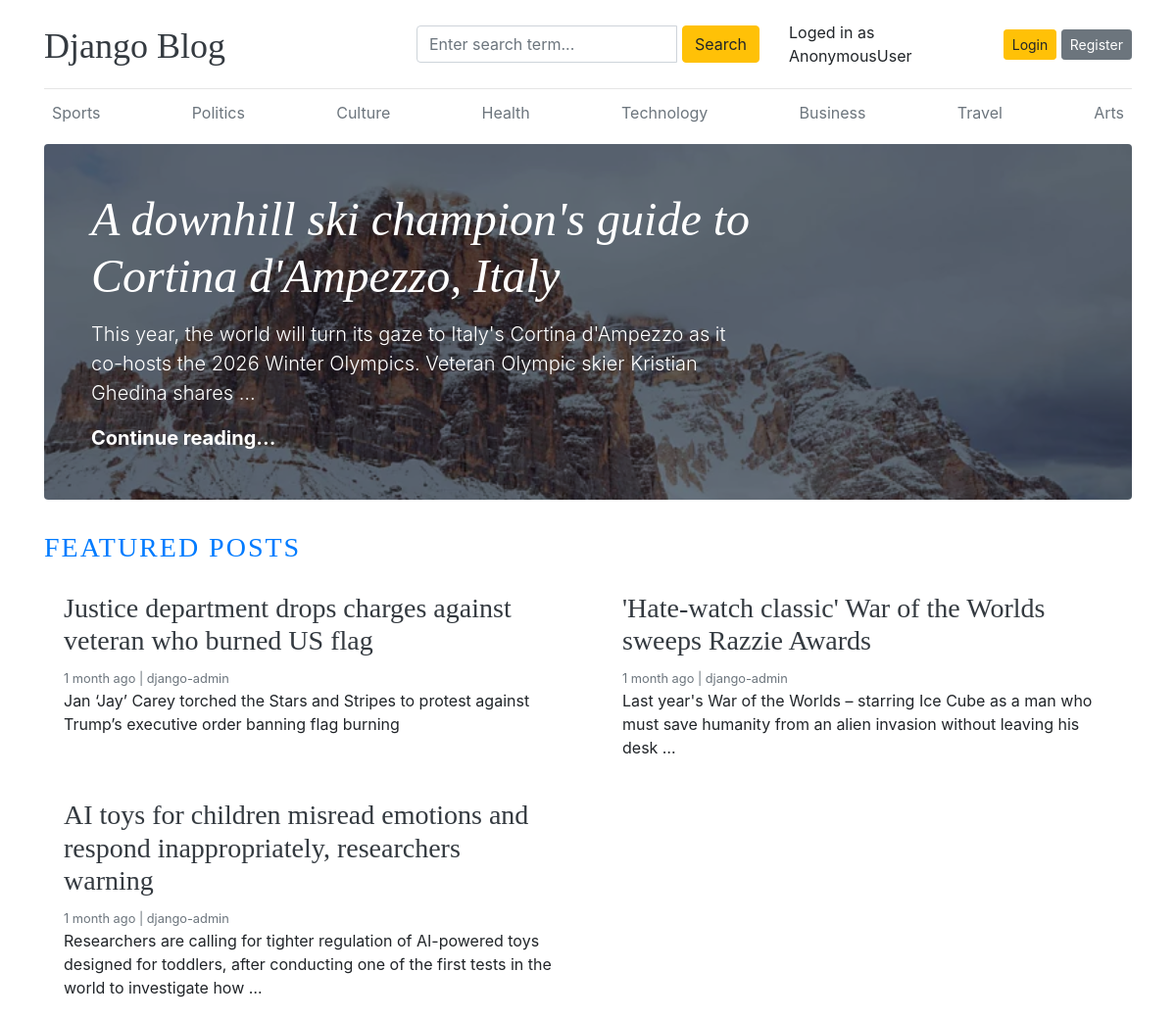
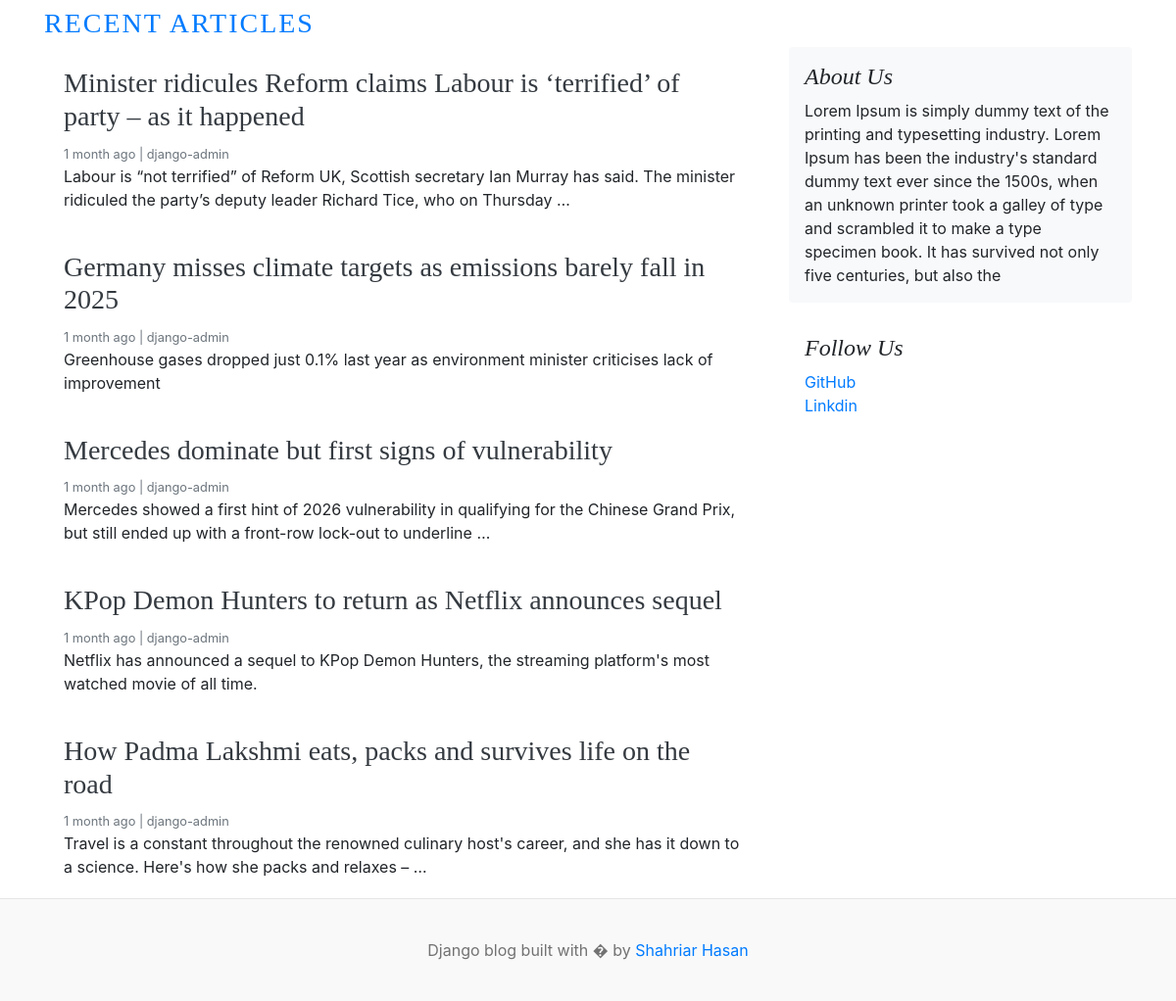
The page / on the database its author committed (2 pictures, top to bottom).
### blogs/models.py (models this page shows, shortened)
class Category(models.Model):
    category_name = models.CharField(max_length=50, unique=True)
    created_at = models.DateTimeField(auto_now_add=True)
    updated_at = models.DateTimeField(auto_now=True)
    class Meta:
        verbose_name_plural = "categories"

class Blog(models.Model):
    title = models.CharField(max_length=150)
    slug = models.SlugField(max_length=200, unique=True)
    category = models.ForeignKey(Category, on_delete=models.CASCADE)
    author = models.ForeignKey(User, on_delete=models.CASCADE)
    featured_image = models.ImageField(upload_to="upload/%Y/%m/%d")
    short_description = models.TextField(max_length=500)
    blog_body = models.TextField(max_length=3000)
    status = models.CharField(max_length=20, choices=STATUS_CHOICES, default="Draft")
    is_featured = models.BooleanField(default=False)
    created_at = models.DateTimeField(auto_now_add=True)
    updated_at = models.DateTimeField(auto_now=True)

### about_us/models.py (models this page shows, shortened)
class About(models.Model):
    about_heading = models.CharField(max_length=30)
    about_description = models.TextField(max_length=300)
    created_at = models.DateTimeField(auto_now_add=True)
    updated_at = models.DateField(auto_now=True)
    class Meta:
        verbose_name_plural = "About"

class SocialLink(models.Model):
    platform = models.CharField(max_length=30)
    link = models.URLField(max_length=200)
    created_at = models.DateTimeField(auto_now_add=True)
    updated_at = models.DateField(auto_now=True)

### blog_main/views.py (the view)
# urls.py: 2. Add a URL to urlpatterns:  path('', views.home, name='home')
def home(request):
    featured_posts = Blog.objects.filter(is_featured=True, status="Published").order_by(
        "updated_at"
    )
    posts = Blog.objects.filter(is_featured=False, status="Published")
    try:
        about = About.objects.get()
    except:
        about = None
    context = {"featured_posts": featured_posts, "posts": posts, "about": about}
    return render(request, "home.html", context)

### blogs/context_processors.py (called while the page is built)
def get_categories(request):
    categories = Category.objects.all()
    return {"categories": categories}

def get_social_links(request):
    social_links = SocialLink.objects.all()
    return dict(social_links=social_links)

### templates/home.html
{% extends 'base.html' %}
{% block content %}
  {% for post in featured_posts %}
    {% if forloop.first %}
    <div class="jumbotron p-3 p-md-5 text-white rounded bg-dark" style="background-image: url({{ post.featured_image.url }});background-blend-mode: overlay;background-size:cover;">
      <div class="col-md-8 px-0">
        <h1 class="display-4 font-italic">{{post.title}}</h1>
        <p class="lead my-3">{{post.short_description | truncatewords:25}}</p>
        <p class="lead mb-0"><a href="{% url 'blogs' post.slug %}" class="text-white font-weight-bold">Continue reading...</a></p>
      </div>
    </div>
    {% endif %}
  {% endfor %}
  <h3 class="text-uppercase text-primary" style="letter-spacing: 2px;">Featured Posts</h3>
  <div class="row mb-2">
    {% for post in featured_posts %}
      {% if not forloop.first %}
      <div class="col-md-6">
        <div class="card border-0" >
          <div class="card-body">
            <h3><a href="{% url 'blogs' post.slug %}" class="text-dark">{{post.title}}</a></h3>
            <small class="mb-1 text-muted">{{post.created_at | timesince}} ago | {{post.author}}</small>
            <p class="card-text">{{post.short_description | truncatewords:25}}</p>
          </div>
        </div>
      </div>
      {% endif %}
    {% endfor %}
  </div>
  <h3 class="text-uppercase text-primary" style="letter-spacing: 2px;">Recent Articles</h3>
  <main role="main" class="container p-0">
    <div class="row">
      <div class="col-md-8 blog-main">
        {% for post in posts %}
        <div class="card border-0" >
          <div class="card-body">
            <h3><a href="{% url 'blogs' post.slug %}" class="text-dark">{{post.title}}</a></h3>
            <small class="mb-1 text-muted">{{post.created_at | timesince}} ago | {{post.author}}</small>
            <p class="card-text">{{post.short_description | truncatewords:25}}</p>
          </div>
        </div>
        {%endfor%}
      </div>
      <aside class="col-md-4 blog-sidebar">
        <div class="p-3 mb-3 bg-light rounded">
          <h4 class="font-italic">{{about.about_heading}}</h4>
          <p class="mb-0">{{about.about_description}}</p>
        </div>
        {% if social_links %}
        <div class="p-3">
          <h4 class="font-italic">Follow Us</h4>
          <ol class="list-unstyled">
            {% for it in social_links %}
            <li><a href="{{it.link}}" target="_blank">{{it.platform}}</a></li>
            {% endfor %}
          </ol>
        </div>
        {% endif %}
      </aside>
    </div>
  </main>
{% endblock %}

### templates/base.html (shortened to what this page needs)
{% load static %}
<!DOCTYPE html>
<html lang="en">
<head>
    <link href="https://getbootstrap.com/docs/4.0/dist/css/bootstrap.min.css" rel="stylesheet">
    <link href="{% static 'css/blog.css' %}" rel="stylesheet">
    <link rel="stylesheet" href="https://cdnjs.cloudflare.com/ajax/libs/font-awesome/4.7.0/css/font-awesome.min.css">
  </head>
<body>
    <div class="container">
      <header class="blog-header py-3">
        <div class="row flex-nowrap justify-content-between align-items-center">
          <div class="col-4 pt-1">
            <a class="blog-header-logo text-dark" href="/">Django Blog</a>
          </div>
          <div class="col-4">
            <form action="{% url 'search' %}" method="GET">
              <div class="input-group">
                <input class="form-control" type="text" name="keyword" value="{{keyword}}" placeholder="Enter search term..." aria-label="Enter search term..." aria-describedby="button-search" />
                <button type="submit" class="btn btn-warning" id="button-search" type="button">Search</button>
              </div>
            </form>
          </div>
          <div class="col-4 d-flex justify-content-end align-items-center">
            <span>Loged in as {{user}}</span>&emsp;
            {% if not user.is_authenticated %}
            <a class="btn btn-sm btn-warning" href="{% url 'login' %}">Login</a> &nbsp;
            <a class="btn btn-sm btn-secondary" href="{% url 'register' %}">Register</a>
            {% else %}
            <span><a href="{% url 'dashboard' %}" >Dashboard</a></span>
             &emsp;
            <span><a href="{% url 'logout' %}">Logout</a></span>
            {% endif %}
          </div>
        </div>
      </header>
      <div class="nav-scroller py-1 mb-2">
        <nav class="nav d-flex justify-content-between">
          {% for category in categories%}
          <a class="p-2 text-muted" href="{% url 'posts_by_category' category.id %}">{{category.category_name}}</a>
          {% endfor %}
        </nav>
      </div>
{% block  content %}
{% endblock %}
    </div>
<footer class="blog-footer" >
  <p>Django blog built with � by <a href="#">Shahriar Hasan</a></p>
</footer>
</body>
</html>

### blog_main/static/css/blog.css (style rules this page uses)
.blog-header { border-bottom: 1px solid #e5e5e5; }
.blog-header-logo { font-family: "Playfair Display", Georgia, "Times New Roman", serif; font-size: 2.25rem; }
h1, h2, h3, h4, h5, h6 { font-family: "Playfair Display", Georgia, "Times New Roman", serif; }
.display-4 { font-size: 2.5rem; }
@media (min-width: 768px) { .display-4 { font-size: 3rem; } }
.blog-footer { padding: 2.5rem 0; color: #727272; text-align: center; background-color: #f9f9f9; border-top: .05rem solid #e5e5e5; }
.blog-footer p:last-child { margin-bottom: 0; }

### rows shown on the page
Category: category_name "Sports"
Category: category_name "Politics"
Category: category_name "Culture"
Category: category_name "Health"
Category: category_name "Technology"
Category: category_name "Business"
Category: category_name "Travel"
Category: category_name "Arts"
Blog: featured_image (picture), title "A downhill ski champion's guide to Cortina d'Ampezzo, Italy", short_description "This year, the world will turn its gaze to Italy's Cortina d'Ampezzo as it co-hosts the 2026 Winter Olympics. Veteran Olympic skier Kristian Ghedina shares …"
Blog: title "Justice department drops charges against veteran who burned US flag", created_at "1 month", author "django-admin", short_description "Jan ‘Jay’ Carey torched the Stars and Stripes to protest against Trump’s executive order banning flag burning"
Blog: title "'Hate-watch classic' War of the Worlds sweeps Razzie Awards", created_at "1 month", author "django-admin", short_description "Last year's War of the Worlds – starring Ice Cube as a man who must save humanity from an alien invasion without leaving his desk …"
Blog: title "AI toys for children misread emotions and respond inappropriately, researchers warning", created_at "1 month", author "django-admin", short_description "Researchers are calling for tighter regulation of AI-powered toys designed for toddlers, after conducting one of the first tests in the world to investigate how …"
Blog: title "Minister ridicules Reform claims Labour is ‘terrified’ of party – as it happened", created_at "1 month", author "django-admin", short_description "Labour is “not terrified” of Reform UK, Scottish secretary Ian Murray has said. The minister ridiculed the party’s deputy leader Richard Tice, who on Thursday …"
Blog: title "Germany misses climate targets as emissions barely fall in 2025", created_at "1 month", author "django-admin", short_description "Greenhouse gases dropped just 0.1% last year as environment minister criticises lack of improvement"
Blog: title "Mercedes dominate but first signs of vulnerability", created_at "1 month", author "django-admin", short_description "Mercedes showed a first hint of 2026 vulnerability in qualifying for the Chinese Grand Prix, but still ended up with a front-row lock-out to underline …"
Blog: title "KPop Demon Hunters to return as Netflix announces sequel", created_at "1 month", author "django-admin", short_description "Netflix has announced a sequel to KPop Demon Hunters, the streaming platform's most watched movie of all time."
Blog: title "How Padma Lakshmi eats, packs and survives life on the road", created_at "1 month", author "django-admin", short_description "Travel is a constant throughout the renowned culinary host's career, and she has it down to a science. Here's how she packs and relaxes – …"
About: about_heading "About Us", about_description "Lorem Ipsum is simply dummy text of the printing and typesetting industry. Lorem Ipsum has been the industry's standard dummy text ever since the 1500s, when an unknown printer took a galley of type and scrambled it to make a type specimen book. It has survived not only five centuries, but also the"
SocialLink: platform "GitHub"
SocialLink: platform "Linkdin"

### other values the page prints
{{ user }} "AnonymousUser"
